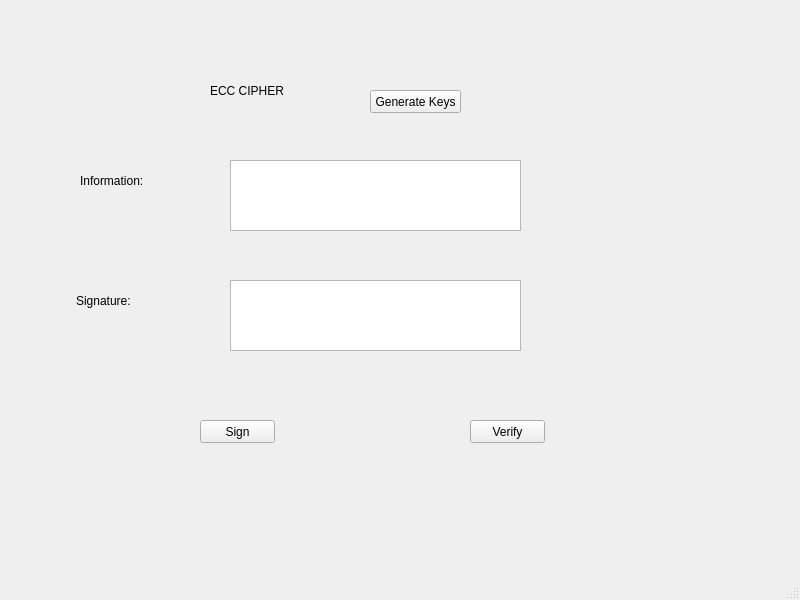
<?xml version="1.0" encoding="UTF-8"?>
<ui version="4.0">
 <class>MainWindow</class>
 <widget class="QMainWindow" name="MainWindow">
  <property name="geometry">
   <rect>
    <x>0</x>
    <y>0</y>
    <width>800</width>
    <height>600</height>
   </rect>
  </property>
  <property name="windowTitle">
   <string>MainWindow</string>
  </property>
  <widget class="QWidget" name="centralwidget">
   <widget class="QLabel" name="label">
    <property name="geometry">
     <rect>
      <x>210</x>
      <y>40</y>
      <width>241</width>
      <height>101</height>
     </rect>
    </property>
    <property name="text">
     <string>ECC CIPHER </string>
    </property>
   </widget>
   <widget class="QLabel" name="label_2">
    <property name="geometry">
     <rect>
      <x>80</x>
      <y>160</y>
      <width>71</width>
      <height>41</height>
     </rect>
    </property>
    <property name="text">
     <string>Information:</string>
    </property>
   </widget>
   <widget class="QLabel" name="label_3">
    <property name="geometry">
     <rect>
      <x>76</x>
      <y>290</y>
      <width>61</width>
      <height>21</height>
     </rect>
    </property>
    <property name="text">
     <string>Signature:</string>
    </property>
   </widget>
   <widget class="QPlainTextEdit" name="txt_info">
    <property name="geometry">
     <rect>
      <x>230</x>
      <y>160</y>
      <width>291</width>
      <height>71</height>
     </rect>
    </property>
   </widget>
   <widget class="QPlainTextEdit" name="txt_sign">
    <property name="geometry">
     <rect>
      <x>230</x>
      <y>280</y>
      <width>291</width>
      <height>71</height>
     </rect>
    </property>
   </widget>
   <widget class="QPushButton" name="btn_sign">
    <property name="geometry">
     <rect>
      <x>200</x>
      <y>420</y>
      <width>75</width>
      <height>23</height>
     </rect>
    </property>
    <property name="text">
     <string>Sign</string>
    </property>
   </widget>
   <widget class="QPushButton" name="btn_verify">
    <property name="geometry">
     <rect>
      <x>470</x>
      <y>420</y>
      <width>75</width>
      <height>23</height>
     </rect>
    </property>
    <property name="text">
     <string>Verify</string>
    </property>
   </widget>
   <widget class="QPushButton" name="btn_gen_keys">
    <property name="geometry">
     <rect>
      <x>370</x>
      <y>90</y>
      <width>91</width>
      <height>23</height>
     </rect>
    </property>
    <property name="text">
     <string>Generate Keys</string>
    </property>
   </widget>
  </widget>
  <widget class="QMenuBar" name="menubar">
   <property name="geometry">
    <rect>
     <x>0</x>
     <y>0</y>
     <width>800</width>
     <height>21</height>
    </rect>
   </property>
  </widget>
  <widget class="QStatusBar" name="statusbar"/>
 </widget>
 <resources/>
 <connections/>
</ui>
